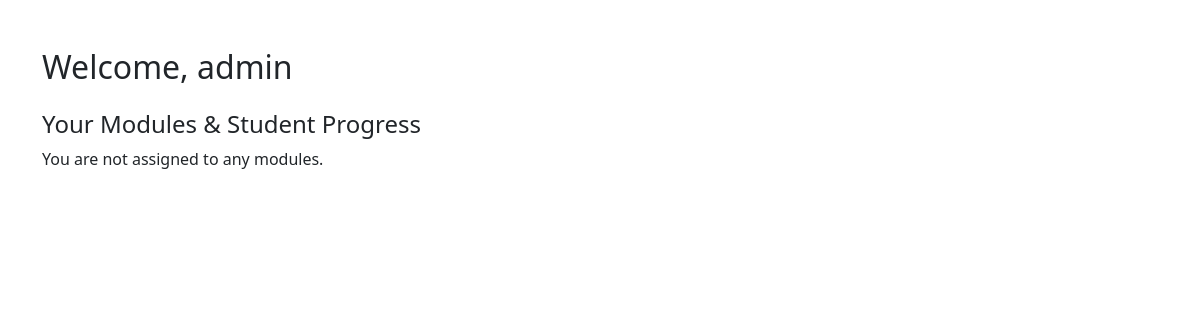
The app's page /trainer/dashboard/ (signed in), older data.
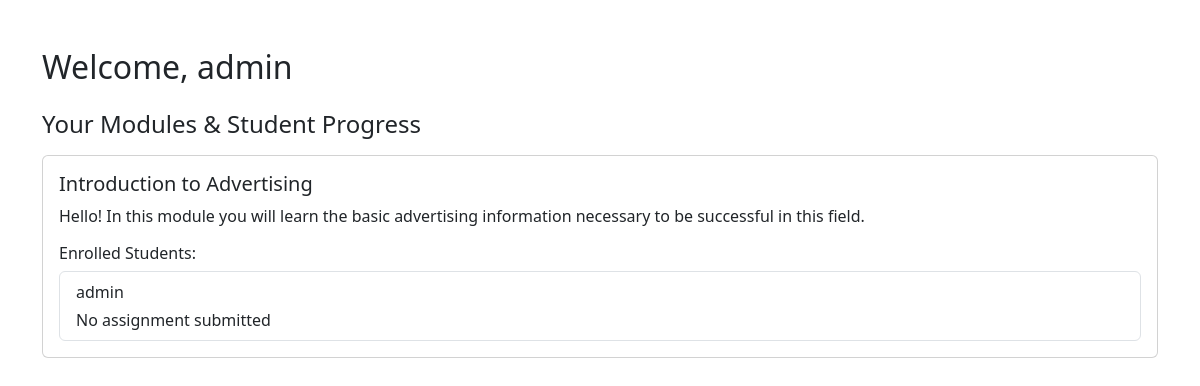
The same page, newer data.
### App/models.py (models this page shows, shortened)
class Module(models.Model):
    title = models.CharField(max_length=200)
    description = models.TextField()
    start_date = models.DateField()
    end_date = models.DateField()
    trainer = models.ForeignKey(User, on_delete=models.SET_NULL, null=True, related_name="modules")

class Enrollment(models.Model):
    student = models.ForeignKey(Student, on_delete=models.CASCADE)
    module = models.ForeignKey(Module, on_delete=models.CASCADE)
    enrolled_at = models.DateTimeField(auto_now_add=True)

class Student(models.Model):
    user = models.OneToOneField(User, on_delete=models.CASCADE)
    phone = models.CharField(max_length=15)

### App/views.py (the view)
# urls.py: path('trainer/dashboard/', views.trainer_dashboard, name='trainer_dashboard'),
@login_required
def trainer_dashboard(request):
    modules = Module.objects.filter(trainer=request.user)
    return render(request, 'trainer_dashboard.html', {'modules': modules})

### App/Templates/trainer_dashboard.html (shortened to what this page needs)
<!DOCTYPE html>
<html>
<head>
    <link href="https://cdn.jsdelivr.net/npm/bootstrap@5.3.0/dist/css/bootstrap.min.css" rel="stylesheet">
</head>
<body class="container mt-5">
    <h2>Welcome, {{ request.user.username }}</h2>
    <h4 class="mt-4">Your Modules & Student Progress</h4>
    {% for module in modules %}
    <div class="card mt-3">
        <div class="card-body">
            <h5 class="card-title">{{ module.title }}</h5>
            <p>{{ module.description }}</p>
            <h6>Enrolled Students:</h6>
            <ul class="list-group">
                {% for enrollment in module.enrollment_set.all %}
                <li class="list-group-item">
                    {{ enrollment.student.user.username }}
                    {% for assignment in enrollment.student.assignment_set.all %}
                        {% if assignment.module.id == module.id %}
                        <div class="mt-1">
                            Assignment: <strong>{{ assignment.file.name|slice:"15:" }}</strong><br>
                            Grade: {{ assignment.grade|default:"Not Graded" }}
                        </div>
                        {% endif %}
                    {% empty %}
                        <div class="mt-1">No assignment submitted</div>
                    {% endfor %}
                </li>
                {% empty %}
                <li class="list-group-item">No enrollments yet.</li>
                {% endfor %}
            </ul>
        </div>
    </div>
    {% empty %}
    <p>You are not assigned to any modules.</p>
    {% endfor %}
</body>
</html>

Row changes from the older to the newer data that the page shows:
added Module: title "Introduction to Advertising", description "Hello! In this module you will learn the basic advertising information necessary to be successful in this field."
added Enrollment: student.user.username "admin"
Text that changed along with them:
text no longer shown: "You are not assigned to any modules."
